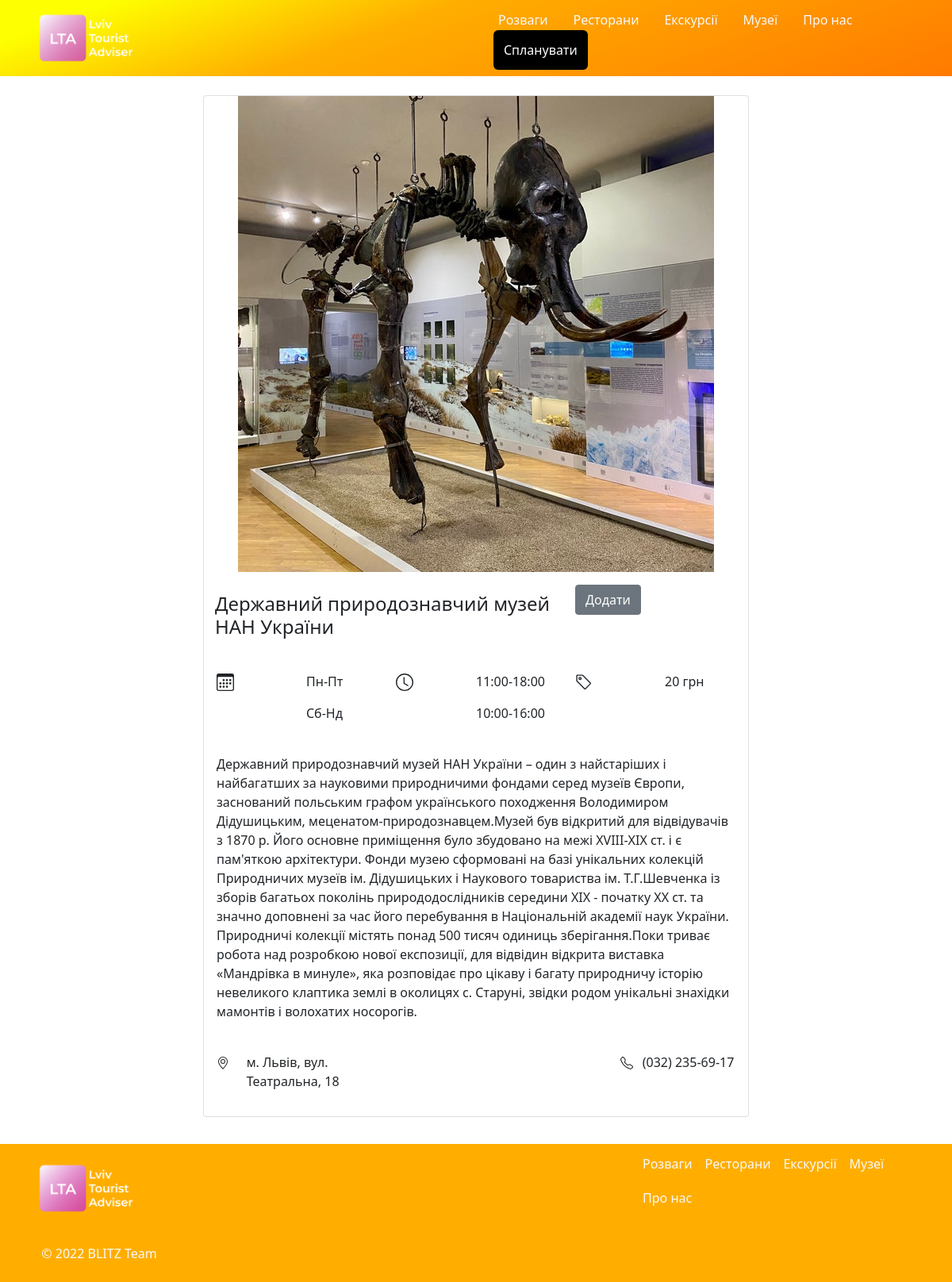
The page /museums/2 on the database its author committed.
### museums/models.py (models this page shows, shortened)
class Museums(models.Model):
    name = models.CharField(max_length=100)
    address = models.CharField(max_length=150)
    price = models.IntegerField()
    img_url = models.CharField(max_length=200)
    start_work_hour = models.CharField(max_length=10)
    end_work_hour = models.CharField(max_length=10)
    description = models.TextField()
    rating = models.DecimalField(max_digits=3, decimal_places=1)
    phone_number = models.CharField(max_length=80)
    category = models.IntegerField(null=True)

### museums/views.py (the view)
# urls.py: path('<int:id_museum>', views.museum_id),
def museum_id(request, id_museum):
    museum = Museums.objects.get(id=id_museum)
    data = {
        'museum': museum
    }
    return render(request, 'museums/item.html', data)

### museums/views.py (called while the page is built)
@register.filter
def get_img(museum):
    return f'/static/museums/photos/{museum.id}.jpg'

### museums/templates/museums/item.html (shortened to what this page needs)
{% extends "main/base.html" %}
{% load static %}
{% block content %}
      <div class="row">
        <div class="col-2">
        </div>
        <div class="col-8">
          <div class="container-fluid">
            <div class="row">
              <div class="col-12">
                <div class="card mb-4 box-shadow">
                  <div class='row'>
                    <div class="col-12">
                      <div style="display:flex; justify-content:center;width:100%;">
                        <img src="{{ museum|get_img }}" alt="" style = "max-width:100%;">
                      </div>
                      <div class="card-body">
                        <div class="row">
                          <div class="col-8" style="padding:10px;">
                            <h4>{{ museum.name }}</h4>
                          </div>
                          <div class="col-4" style="float:right;">
                            <button type="button" class="btn btn-secondary add">
                              <p style="margin-bottom:0px;" id="{{ museum.id }}">Додати</p>
                            </button>
                          </div>
                        </div>
                        <br>
                          <div class="row">
                            <div class="col-4">
                              <div class="row">
                                <div class="col-6">
                                </div>
                                <div class="col-6">
                                  <p style="text-align:left;">Пн-Пт</p>
                                  <p style="text-align:left;">Сб-Нд</p>
                                </div>
                              </div>
                            </div>
                            <div class="col-4">
                              <div class="row">
                                <div class="col-6">
                                  <svg xmlns="http://www.w3.org/2000/svg" width="22" height="22" fill="currentColor" class="bi bi-clock" viewBox="0 0 16 16">
                                    <path d="M8 3.5a.5.5 0 0 0-1 0V9a.5.5 0 0 0 .252.434l3.5 2a.5.5 0 0 0 .496-.868L8 8.71V3.5z"/>
                                    <path d="M8 16A8 8 0 1 0 8 0a8 8 0 0 0 0 16zm7-8A7 7 0 1 1 1 8a7 7 0 0 1 14 0z"/>
                                  </svg>
                                </div>
                                <div class="col-6" style='padding:0;'>
                                  <p style="text-align:left;">{{museum.start_work_hour}}-{{museum.end_work_hour}}</p>
                                  <p style="text-align:left;">10:00-16:00</p>
                                </div>
                              </div>
                            </div>
                            <div class="col-4">
                              <div class="row">
                                <div class="col-6">
                                </div>
                                <div class="col-6">
                                  <p style="text-align:left;">{{museum.price}} грн</p>
                                </div>
                              </div>
                            </div>
                          </div>
                          <br>
                          <p>{{ museum.description }}</p>
                          <br>
                          <div class="row">
                            <div class="col-4" style="text-align:left;">
                              <div class="row">
                                <div class="col-2">
                                </div>
                                <div class="col-10">
                                  <p>{{museum.address}}</p>
                                </div>
                              </div>
                            </div>
                            <div class="col-5"></div>
                            <div class="col-3" style="text-align:left;">
                              <div class="row">
                                <div class="col-2">
                                </div>
                                <div class="col-10">
                                  <p>{{museum.phone_number}}</p>
                                </div>
                              </div>
                            </div>
                          </div>
                      </div>
                    </div>
                  </div>
                </div>
              </div>
            </div>
          </div>
        </div>
      </div>
</html>
{% endblock %}

### rows shown on the page
Museums: name "Державний природознавчий музей НАН України", start_work_hour "11:00", end_work_hour "18:00", price "20", description "Державний природознавчий музей НАН України – один з найстаріших і найбагатших за науковими природничими фондами серед музеїв Європи, заснований польським графом українського походження Володимиром Дідушицьким, меценатом-природознавцем.Музей був відкритий для відвідувачів з 1870 р. Його основне приміщення було збудовано на межі ХVIII-ХІХ ст. і є пам'яткою архітектури. Фонди музею сформовані на базі унікальних колекцій Природничих музеїв ім. Дідушицьких і Наукового товариства ім. Т.Г.Шевченка із зборів багатьох поколінь природодослідників середини ХІХ - початку ХХ ст. та значно доповнені за час його перебування в Національній академії наук України. Природничі колекції містять понад 500 тисяч…", address "м. Львів, вул. Театральна, 18", phone_number "(032) 235-69-17"
